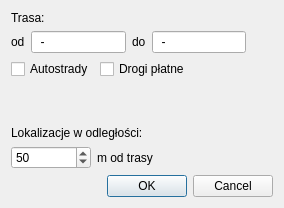
<?xml version="1.0" encoding="UTF-8"?>
<ui version="4.0">
 <class>onthewayDialogBase</class>
 <widget class="QDialog" name="onthewayDialogBase">
  <property name="geometry">
   <rect>
    <x>0</x>
    <y>0</y>
    <width>284</width>
    <height>208</height>
   </rect>
  </property>
  <property name="windowTitle">
   <string>Logistics</string>
  </property>
  <layout class="QGridLayout" name="gridLayout">
   <item row="0" column="0">
    <layout class="QVBoxLayout" name="verticalLayout">
     <item>
      <layout class="QVBoxLayout" name="verticalLayout_2">
       <item>
        <layout class="QHBoxLayout" name="horizontalLayout_5">
         <item>
          <widget class="QLabel" name="label_3">
           <property name="text">
            <string>Trasa:</string>
           </property>
          </widget>
         </item>
        </layout>
       </item>
       <item>
        <layout class="QHBoxLayout" name="horizontalLayout_4">
         <item>
          <widget class="QLabel" name="label_5">
           <property name="text">
            <string>od</string>
           </property>
          </widget>
         </item>
         <item>
          <widget class="QLineEdit" name="lineEdit_1">
           <property name="toolTip">
            <string>&lt;html&gt;&lt;head/&gt;&lt;body&gt;&lt;p&gt;Kod pocztowy startu&lt;/p&gt;&lt;/body&gt;&lt;/html&gt;</string>
           </property>
           <property name="inputMask">
            <string>99-999; </string>
           </property>
          </widget>
         </item>
         <item>
          <widget class="QLabel" name="label_4">
           <property name="text">
            <string>do</string>
           </property>
          </widget>
         </item>
         <item>
          <widget class="QLineEdit" name="lineEdit_2">
           <property name="toolTip">
            <string>&lt;html&gt;&lt;head/&gt;&lt;body&gt;&lt;p&gt;Kod pocztowy mety&lt;/p&gt;&lt;/body&gt;&lt;/html&gt;</string>
           </property>
           <property name="inputMask">
            <string>99-999; </string>
           </property>
          </widget>
         </item>
         <item>
          <spacer name="horizontalSpacer">
           <property name="orientation">
            <enum>Qt::Horizontal</enum>
           </property>
           <property name="sizeHint" stdset="0">
            <size>
             <width>40</width>
             <height>20</height>
            </size>
           </property>
          </spacer>
         </item>
        </layout>
       </item>
      </layout>
     </item>
     <item>
      <layout class="QHBoxLayout" name="horizontalLayout_7">
       <item>
        <widget class="QCheckBox" name="checkBox_1">
         <property name="text">
          <string>Autostrady</string>
         </property>
        </widget>
       </item>
       <item>
        <widget class="QCheckBox" name="checkBox_2">
         <property name="text">
          <string>Drogi płatne</string>
         </property>
        </widget>
       </item>
       <item>
        <spacer name="horizontalSpacer_2">
         <property name="orientation">
          <enum>Qt::Horizontal</enum>
         </property>
         <property name="sizeHint" stdset="0">
          <size>
           <width>40</width>
           <height>20</height>
          </size>
         </property>
        </spacer>
       </item>
      </layout>
     </item>
     <item>
      <spacer name="verticalSpacer">
       <property name="orientation">
        <enum>Qt::Vertical</enum>
       </property>
       <property name="sizeHint" stdset="0">
        <size>
         <width>20</width>
         <height>40</height>
        </size>
       </property>
      </spacer>
     </item>
     <item>
      <widget class="QLabel" name="label_2">
       <property name="text">
        <string>Lokalizacje w odległości:</string>
       </property>
      </widget>
     </item>
     <item>
      <layout class="QHBoxLayout" name="horizontalLayout_8">
       <item>
        <widget class="QSpinBox" name="spinBox">
         <property name="minimumSize">
          <size>
           <width>80</width>
           <height>0</height>
          </size>
         </property>
         <property name="minimum">
          <number>1</number>
         </property>
         <property name="maximum">
          <number>120</number>
         </property>
         <property name="value">
          <number>50</number>
         </property>
        </widget>
       </item>
       <item>
        <widget class="QLabel" name="label">
         <property name="text">
          <string>m od trasy</string>
         </property>
        </widget>
       </item>
       <item>
        <spacer name="horizontalSpacer_3">
         <property name="orientation">
          <enum>Qt::Horizontal</enum>
         </property>
         <property name="sizeHint" stdset="0">
          <size>
           <width>40</width>
           <height>20</height>
          </size>
         </property>
        </spacer>
       </item>
      </layout>
     </item>
    </layout>
   </item>
   <item row="1" column="0">
    <widget class="QDialogButtonBox" name="button_box">
     <property name="orientation">
      <enum>Qt::Horizontal</enum>
     </property>
     <property name="standardButtons">
      <set>QDialogButtonBox::Cancel|QDialogButtonBox::Ok</set>
     </property>
    </widget>
   </item>
  </layout>
 </widget>
 <resources/>
 <connections>
  <connection>
   <sender>button_box</sender>
   <signal>accepted()</signal>
   <receiver>onthewayDialogBase</receiver>
   <slot>accept()</slot>
   <hints>
    <hint type="sourcelabel">
     <x>20</x>
     <y>20</y>
    </hint>
    <hint type="destinationlabel">
     <x>20</x>
     <y>20</y>
    </hint>
   </hints>
  </connection>
  <connection>
   <sender>button_box</sender>
   <signal>rejected()</signal>
   <receiver>onthewayDialogBase</receiver>
   <slot>reject()</slot>
   <hints>
    <hint type="sourcelabel">
     <x>20</x>
     <y>20</y>
    </hint>
    <hint type="destinationlabel">
     <x>20</x>
     <y>20</y>
    </hint>
   </hints>
  </connection>
 </connections>
</ui>
